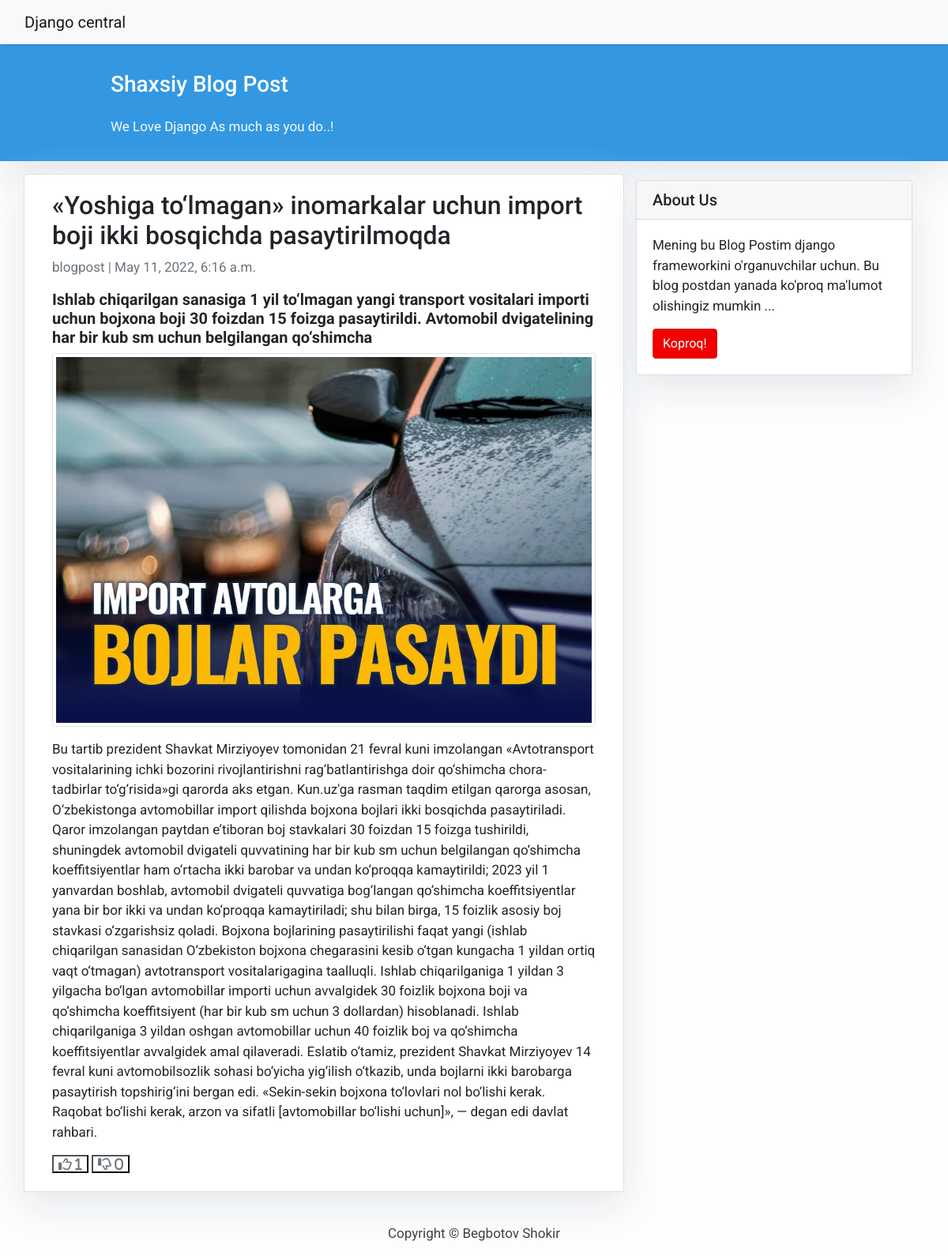
The app's page /rastamojka/ with its own data.
### post/models.py (models this page shows, shortened)
class Yangiliklar(models.Model):
	STATUS = (
		(0, 'Draft'),
		(1, 'Publish')
		)
	title = models.CharField(max_length=200, null=True)
	main_content = models.CharField(max_length=200, null=True)
	content = models.TextField(null=True)
	author = models.ForeignKey(User, on_delete = models.SET_NULL, blank=True, null=True)
	sana = models.DateTimeField(auto_now=True)
	slug = models.SlugField(max_length=100)
	status = models.IntegerField(default=0, choices = STATUS)
	image = models.ImageField(upload_to='images', null=True)
	like_count = models.IntegerField(null=True, blank=True, default=0)
	dislike_count = models.IntegerField(null=True, blank=True, default=0)

### post/views.py (the view)
# urls.py: path('<str:pk>/', detail, name='detail'),
def detail(request, pk):
	detail = Yangiliklar.objects.get(slug=pk)
	if 'Like' in request.POST:
		detail.like_count +=1
		detail.save()
	if 'Dislike' in request.POST:
		detail.dislike_count += 1
		detail.save()
	context = {'detail':detail}
	return render(request, 'detail.html', context)

### post/templates/detail.html (shortened to what this page needs)
{% extends 'base.html' %}
{% load static %}
{% block content %}
<div class="container">
  <div class="row">
    <div class="col-md-8 card mb-4  mt-3 left  top">
      <div class="card-body">
        <h2>{{detail.title}}</h2>
        <p class=" text-muted">{{detail.author}} | {{detail.sana}}</p>
        <h5 class="card-text "><b>{{detail.main_content }}</b></h5>
        <img src="{{detail.image.url}}" alt="rasm" class="card-img-top img-thumbnail mb-3">
        <p class="card-text ">{{detail.content }}</p>
        <form method="POST">
          <button style="background:none;" type="submit" name="Like" class="far fa-1x fa-thumbs-up text-secondary" >
            {{detail.like_count}}
          </button>
          <button style="background:none;" type="submit" name="Dislike" class="far fa-1x fa-thumbs-down text-secondary" >
            {{detail.dislike_count}}
          </button>
        </form>
      </div>
    </div>
		<div class="col-md-4 float-right ">
			<div class="card my-4">
        		<h5 class="card-header">About Us</h5>
    			<div class="card-body">
        				<p class="card-text"> Mening bu Blog Postim django frameworkini o'rganuvchilar uchun. Bu blog postdan yanada ko'proq ma'lumot olishingiz mumkin ...</p>
        				<a href="#" class="btn btn-danger">Koproq!</a>
    			</div>
			</div>
		</div>
    </div>
</div>
  {% endblock content %}

### static/css/main.css (style rules this page uses)
body { font-family: "Roboto", sans-serif; font-size: 17px; background-color: #fdfdfd; }
.btn-danger { color: #fff; background-color: #f00000; border-color: #dc281e; }
.card { box-shadow: 0 16px 48px #E3E7EB; }

### records on screen
Yangiliklar: title "«Yoshiga to‘lmagan» inomarkalar uchun import boji ikki bosqichda pasaytirilmoqda", author "blogpost", sana "May 11, 2022, 6:16 a.m.", main_content "Ishlab chiqarilgan sanasiga 1 yil to‘lmagan yangi transport vositalari importi uchun bojxona boji 30 foizdan 15 foizga pasaytirildi. Avtomobil dvigatelining har bir kub sm uchun belgilangan qo‘shimcha", image (picture), content "Bu tartib prezident Shavkat Mirziyoyev tomonidan 21 fevral kuni imzolangan «Avtotransport vositalarining ichki bozorini rivojlantirishni rag‘batlantirishga doir qo‘shimcha chora-tadbirlar to‘g‘risida»gi qarorda aks etgan. Kun.uz'ga rasman taqdim etilgan qarorga asosan, O‘zbekistonga avtomobillar import qilishda bojxona bojlari ikki bosqichda pasaytiriladi. Qaror imzolangan paytdan e’tiboran boj stavkalari 30 foizdan 15 foizga tushirildi, shuningdek avtomobil dvigateli quvvatining har bir kub sm uchun belgilangan qo‘shimcha koeffitsiyentlar ham o‘rtacha ikki barobar va undan ko‘proqqa kamaytirildi; 2023 yil 1 yanvardan boshlab, avtomobil dvigateli quvvatiga bog‘langan qo‘shimcha…", like_count "1", dislike_count "0"
